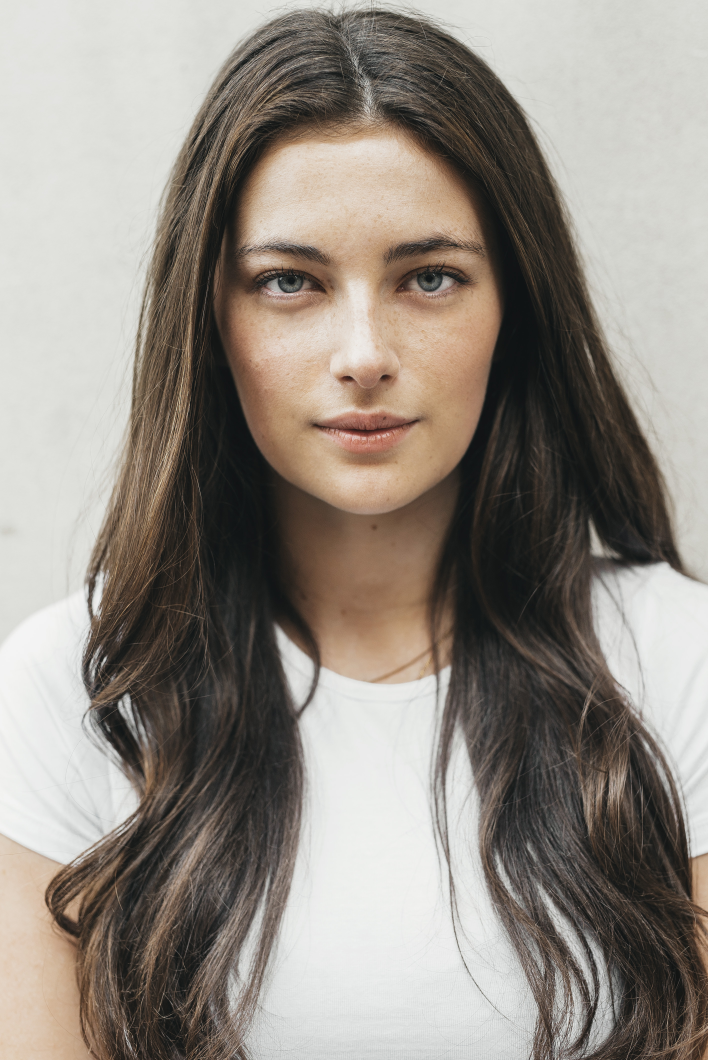
//> input picture resources/Millie_Brady.jpg, 2832 x 4240 px (shown at 1/4 size)
$ ./4_basic_func   (built with g++ and OpenCV 4)
//> lines starting //> are read from the running program, lines starting //| are printed output that depends on the picture; after the words box and inside, x2 and y2 are one past the last pixel; in counts of white or black regions, pixels touching at a corner belong together
### 2_join_images_helper.hpp
#include <initializer_list>
#include <opencv2/core.hpp>

using namespace std;
using namespace cv;

Mat hstack(initializer_list<Mat>);
Mat vstack(initializer_list<Mat>);

### 2_join_images_helper.cpp
#include <initializer_list>
#include <vector>
#include <opencv2/core.hpp>
#include <opencv2/imgproc.hpp>
#include "2_join_images_helper.hpp"

using namespace std;
using namespace cv;

Mat hstack(initializer_list<Mat> list) {

    Mat output;
    for (auto m : list) {
        if (m.channels() == CV_8U || m.channels() == CV_8S)
            cvtColor(m, m, COLOR_GRAY2BGR);

        if (output.rows > m.rows) {
            if (m.cols == 0)
                continue;

            Mat add = Mat::zeros(Size(m.cols, output.rows-m.rows), CV_8UC3);
            vconcat(m, add, m);
        } else if (m.rows > output.rows) {
            if (output.cols == 0) {
                output = m;
                continue;
            }
            Mat add = Mat::zeros(Size(output.cols, m.rows-output.rows), CV_8UC3);
            vconcat(output, add, output);
        }

        hconcat(output, m, output);
    }

    return output;
}

// [27 lines left out: function vstack, not called in this run]

### 4_basic_func.cpp
#include <opencv2/highgui.hpp>
#include <opencv2/imgproc.hpp>
#include "2_join_images_helper.hpp"

using namespace std;
using namespace cv;

int main()
{
    Mat img(imread("./resources/Millie_Brady.jpg"));
//> img is the input picture: 4240 rows x 2832 cols, CV_8UC3; mean B, G, R 130.8, 138.9, 146.2
    Mat img_cropped(img.clone(), Rect(1500, 500, 1000, 1000));

    Mat img_gray;
    cvtColor(img, img_gray, COLOR_BGR2GRAY);
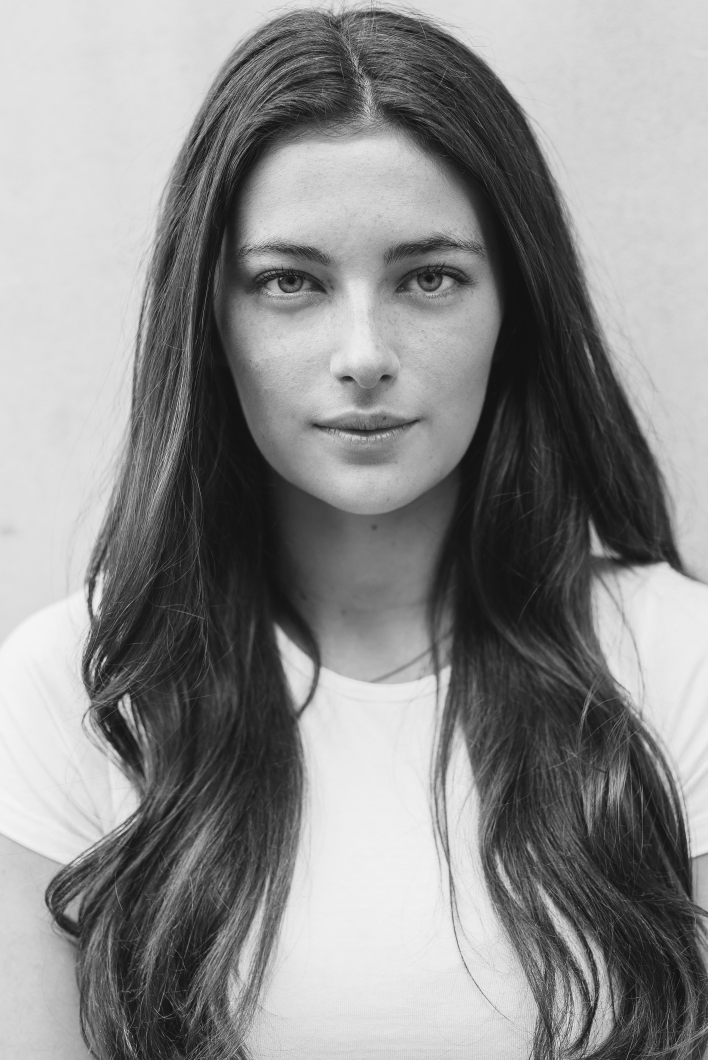
//> img_gray: 4240 rows x 2832 cols, CV_8UC1 (shown at 1/4 size); min 11, max 247, mean 140.1

    Mat img_blur;
    GaussianBlur(img, img_blur, Size(29, 29), 29, 29);

    Mat img_canny;
    // resize image to get better edges
    resize(img_gray, img_canny, Size(img_gray.cols/4, img_gray.rows/4));
    Canny(img_canny, img_canny, 150, 200);
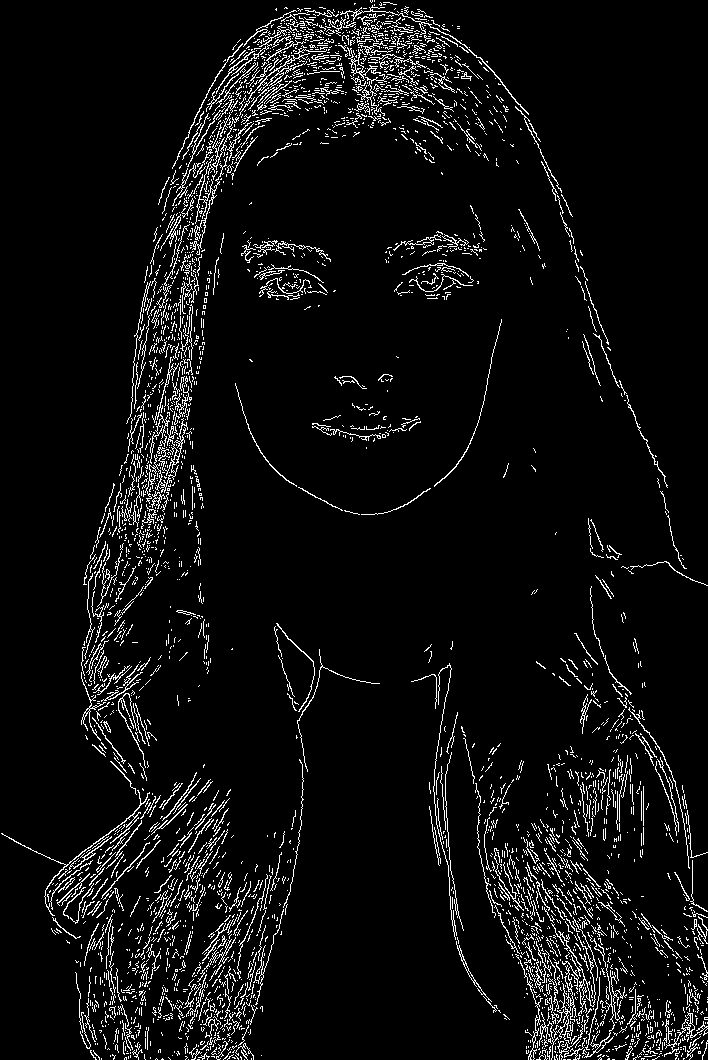
//> img_canny: 1060 rows x 708 cols, CV_8UC1; 5.8% white in thin lines or dots

    Mat img_dialation;
    Mat kernel(5, 5, CV_8U, Scalar(1));
    dilate(img_canny, img_dialation, kernel);
//> img_dialation: 1060 rows x 708 cols, CV_8UC1; 25.6% white; 109 white regions, largest, box (x1, y1, x2, y2) and area: (0, 0, 708, 1060) 114588, (459, 584, 708, 1060) 44204, (409, 661, 512, 1022) 5200

    Mat img_eroded;
    erode(img_dialation, img_eroded, kernel);
//> img_eroded: 1060 rows x 708 cols, CV_8UC1; 15.4% white; 225 white regions (157 under 20 px), largest, box (x1, y1, x2, y2) and area: (0, 0, 668, 939) 54875, (461, 726, 708, 1060) 24290, (75, 623, 380, 1060) 18783

    // titles
    putText(img, "Original", Point(img.cols/2, img.rows/2), FONT_HERSHEY_COMPLEX, 8, Scalar(213, 200, 14), 4);
    putText(img_cropped, "Crop", Point(0, 100), FONT_HERSHEY_COMPLEX, 4, Scalar(213, 200, 14), 4);
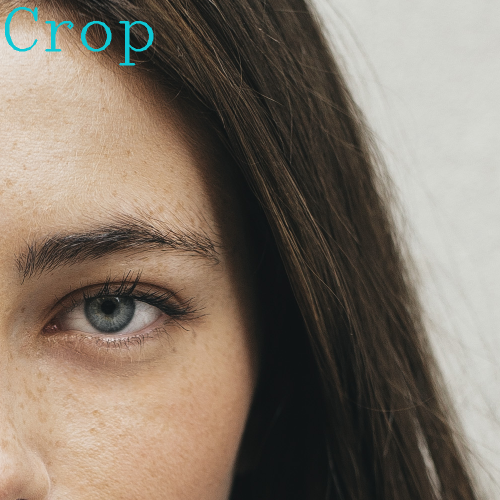
//> img_cropped: 1000 rows x 1000 cols, CV_8UC3 (shown at 1/2 size); mean B, G, R 104, 117.1, 129.4
    putText(img_gray, "Grayscale", Point(img_gray.cols/2, img_gray.rows/2), FONT_HERSHEY_COMPLEX, 8, Scalar(213, 200, 14), 4);
    putText(img_blur, "Blur", Point(img_blur.cols/2, img_blur.rows/2), FONT_HERSHEY_COMPLEX, 8, Scalar(213, 200, 14), 4);

    putText(img_canny, "Canny", Point(img_canny.cols/2, img_canny.rows/2), FONT_HERSHEY_COMPLEX, 2, Scalar(213, 200, 14), 4);
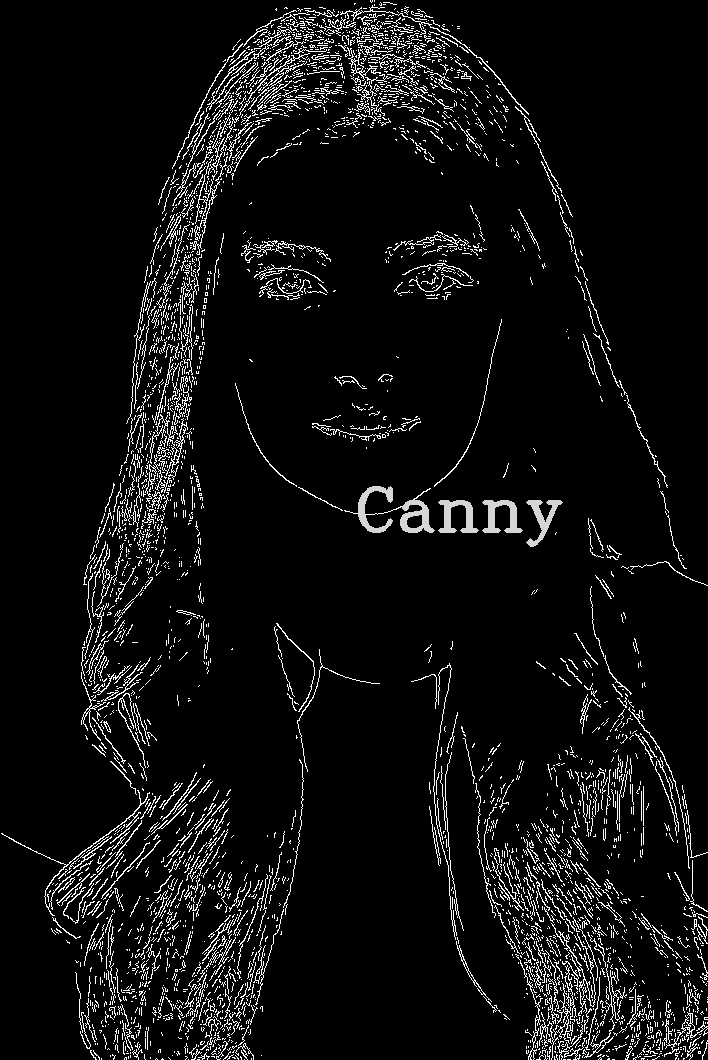
//> img_canny: 1060 rows x 708 cols, CV_8UC1; 0.41% of pixels changed, all inside (x1, y1, x2, y2) = (358, 486, 563, 547)
    putText(img_dialation, "Dialation", Point(img_dialation.cols/2, img_dialation.rows/2), FONT_HERSHEY_COMPLEX, 2, Scalar(213, 200, 14), 4);
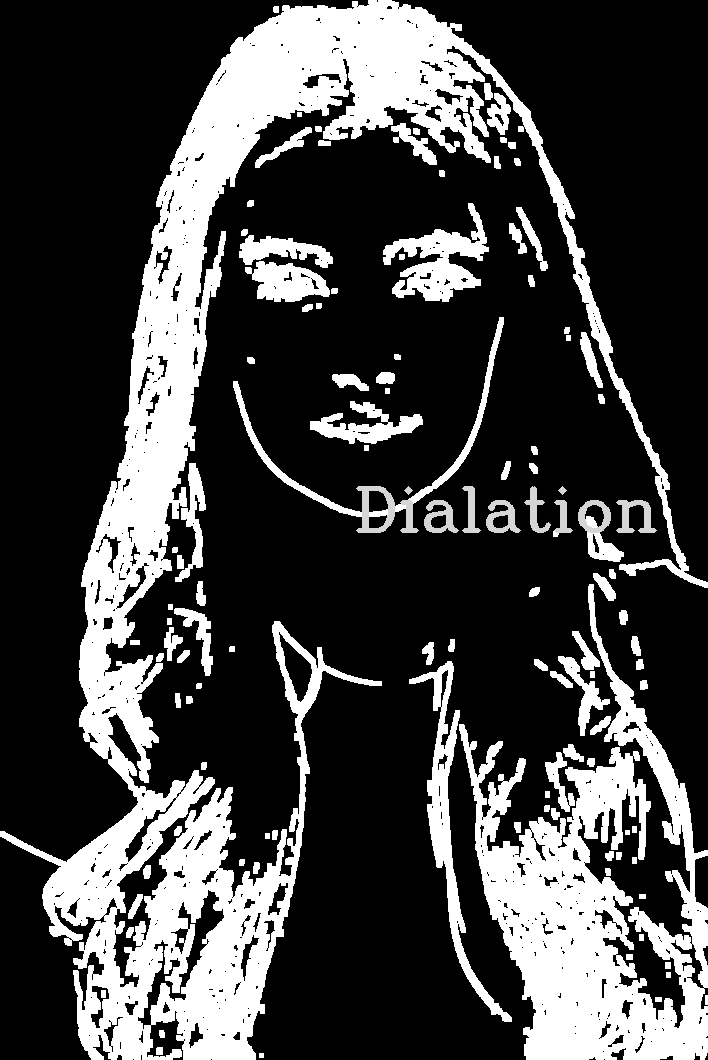
//> img_dialation: 1060 rows x 708 cols, CV_8UC1; min 0, max 255, mean 66.4
    putText(img_eroded, "Eroded", Point(img_eroded.cols/2, img_eroded.rows/2), FONT_HERSHEY_COMPLEX, 2, Scalar(213, 200, 14), 4);
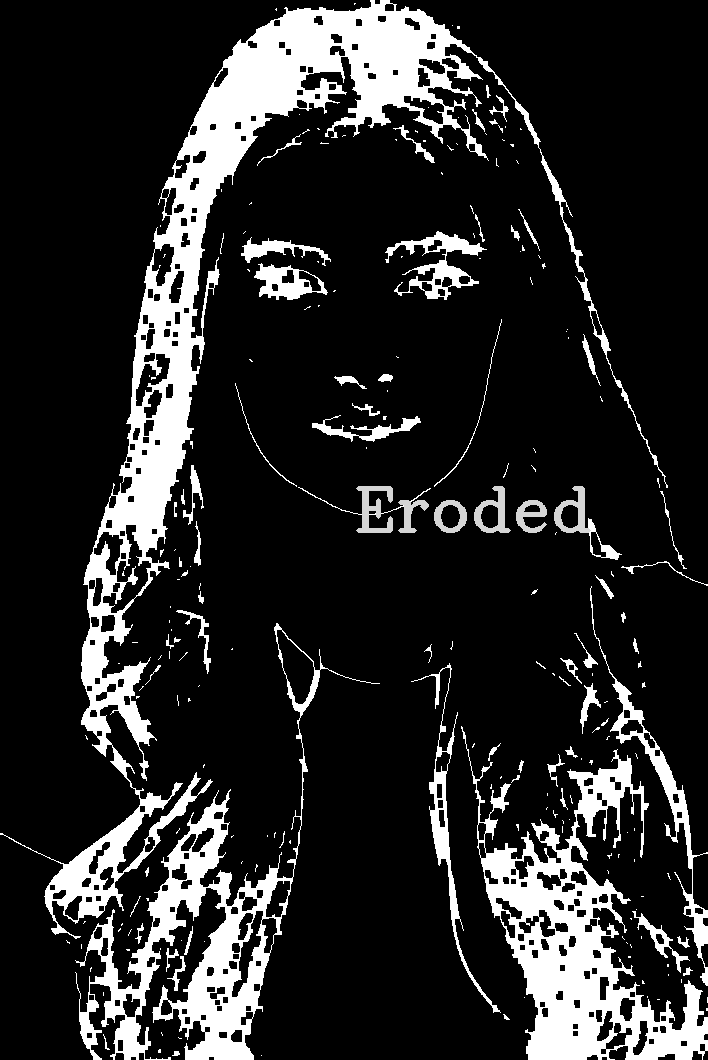
//> img_eroded: 1060 rows x 708 cols, CV_8UC1; min 0, max 255, mean 40.3

    imshow("Original Images", hstack({ img, img_gray, img_blur }));
//> the loop in hstack, `for (auto m : list)` made 3 passes
    imshow("Cropped Image", img_cropped);
    imshow("Edges Images", hstack({ img_canny, img_dialation, img_eroded }));
//> the loop in hstack (call 2), `for (auto m : list)` made 3 passes
//> after the loop in hstack (call 2), `for (auto m : list)`:
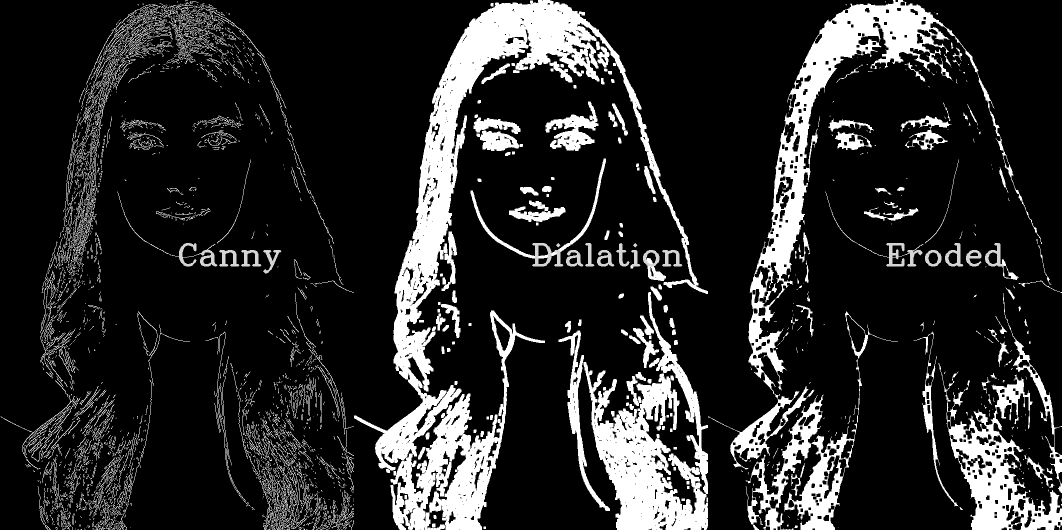
//> output: 1060 rows x 2124 cols, CV_8UC3 (shown at 1/2 size); min 0, max 255, mean 40.7

    if (waitKey(0) == 'w')
//> the space key is pressed
        exit(0);
}
